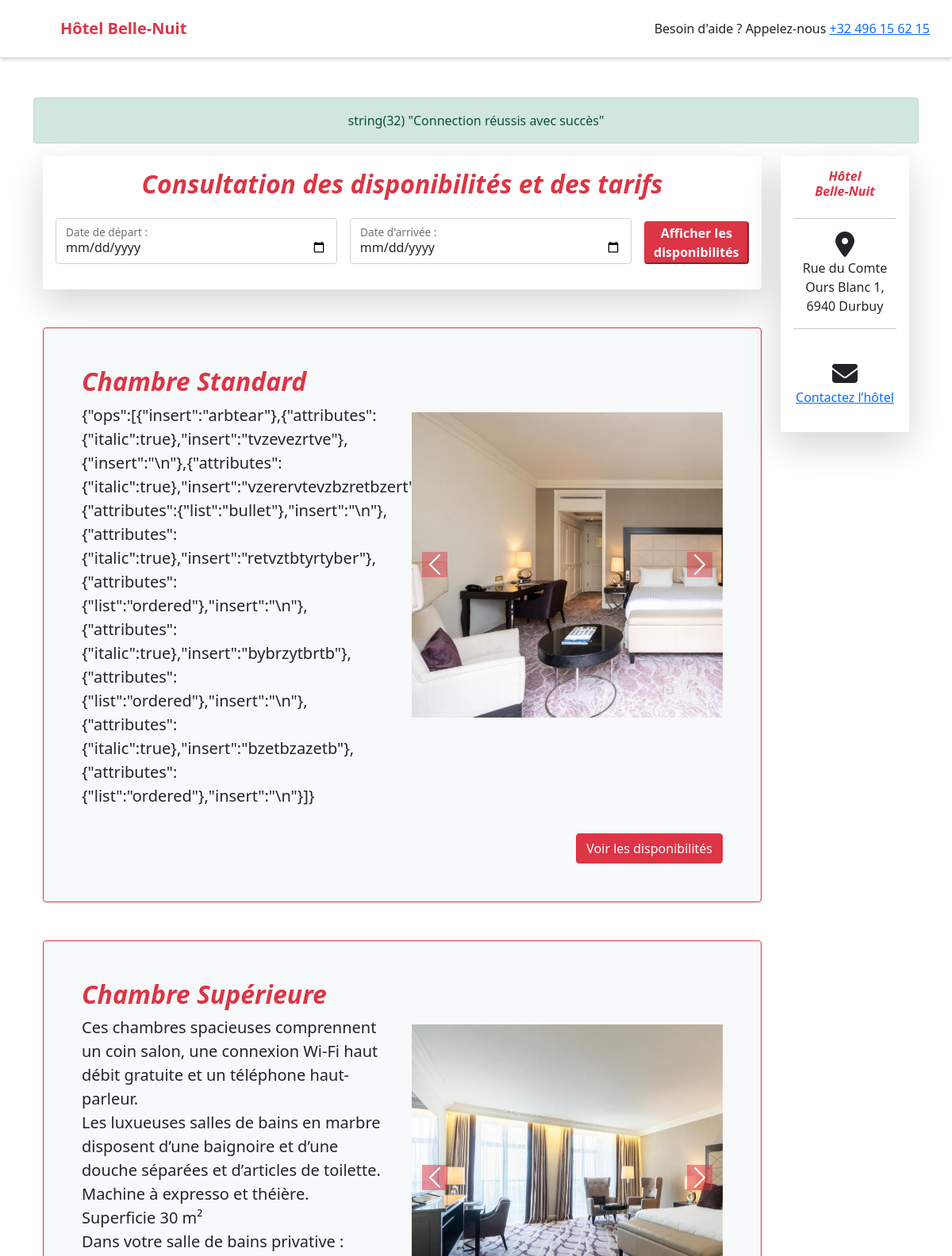
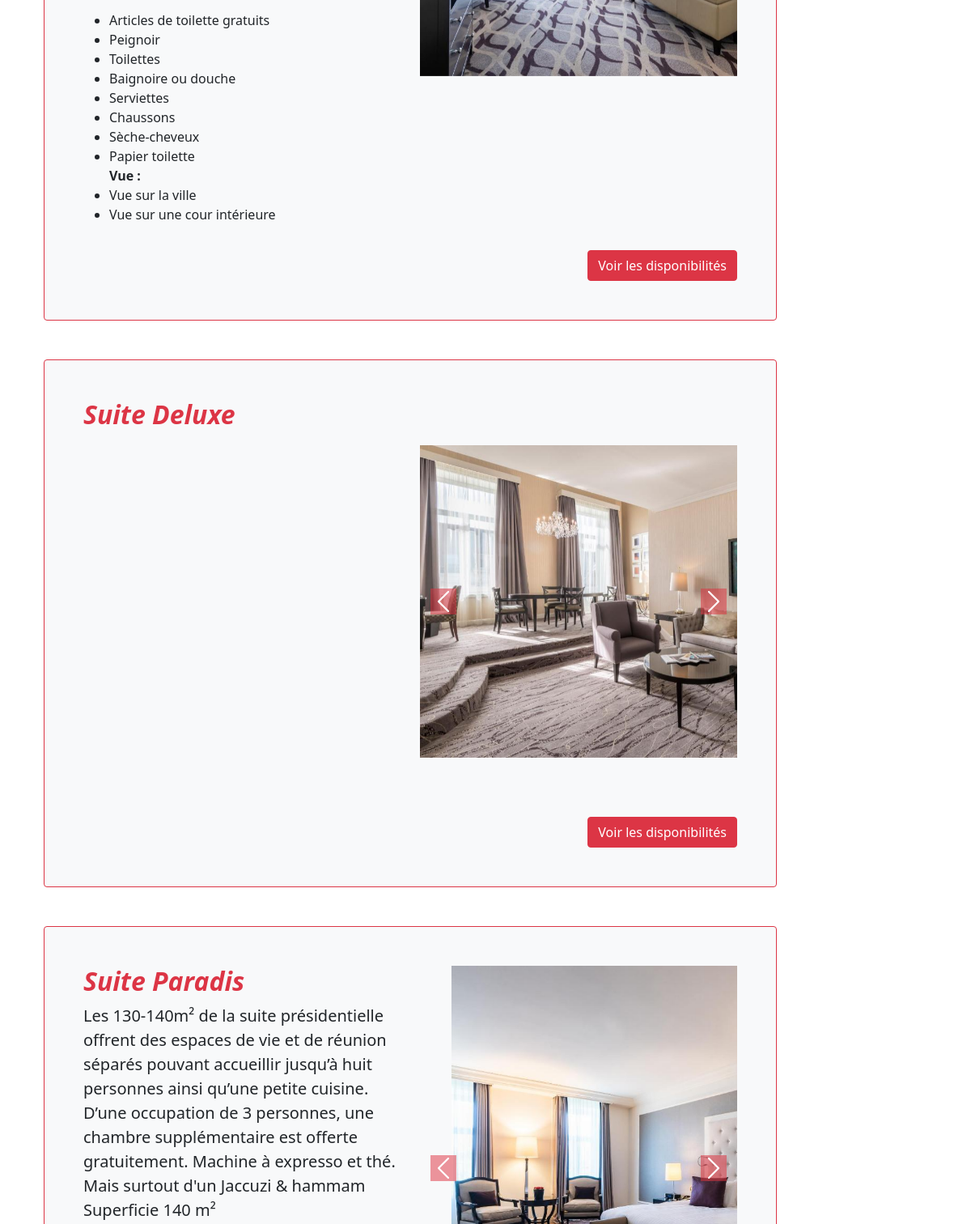
The app's page /accueilBooking (signed in, upper part), older data (2 pictures, top to bottom).
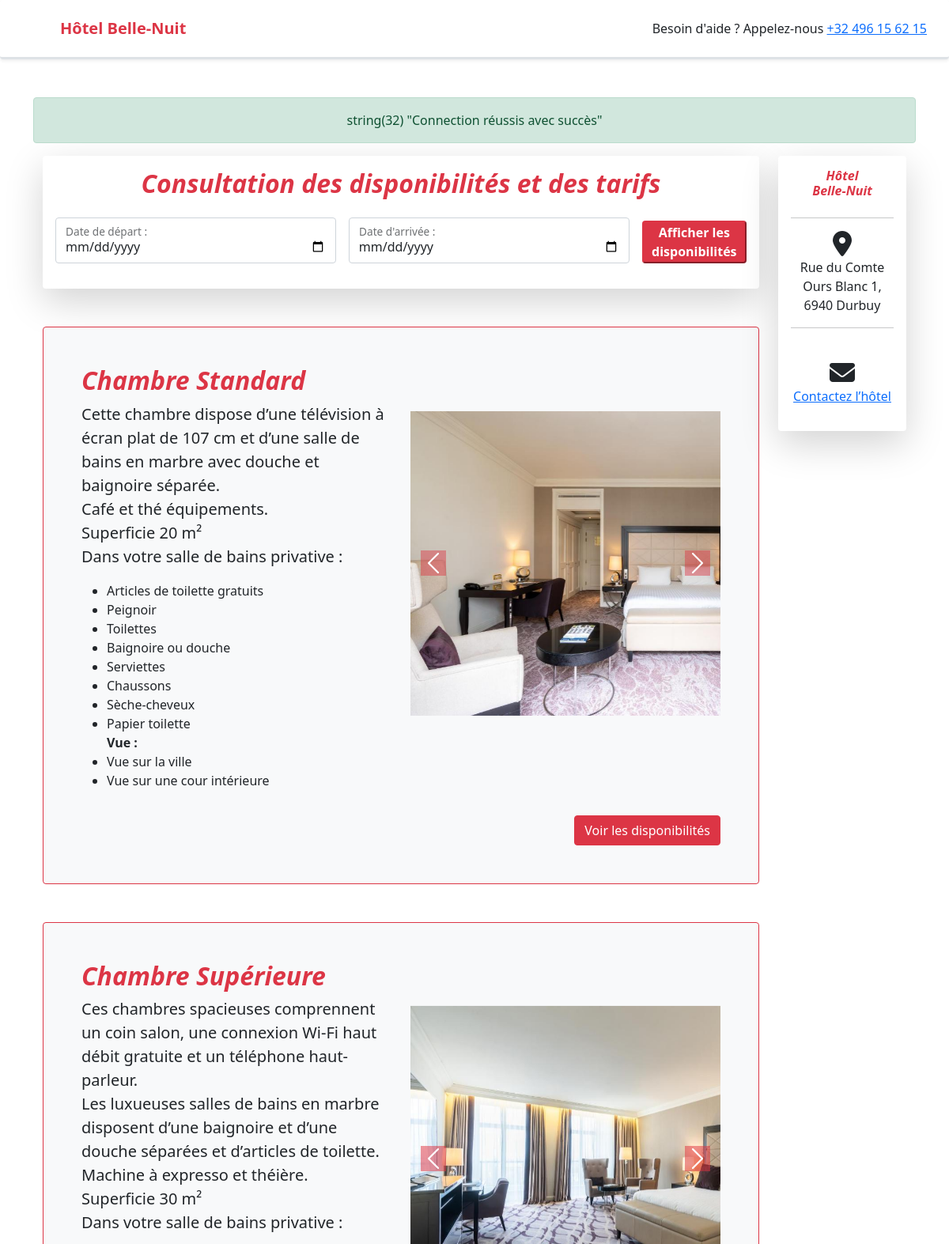
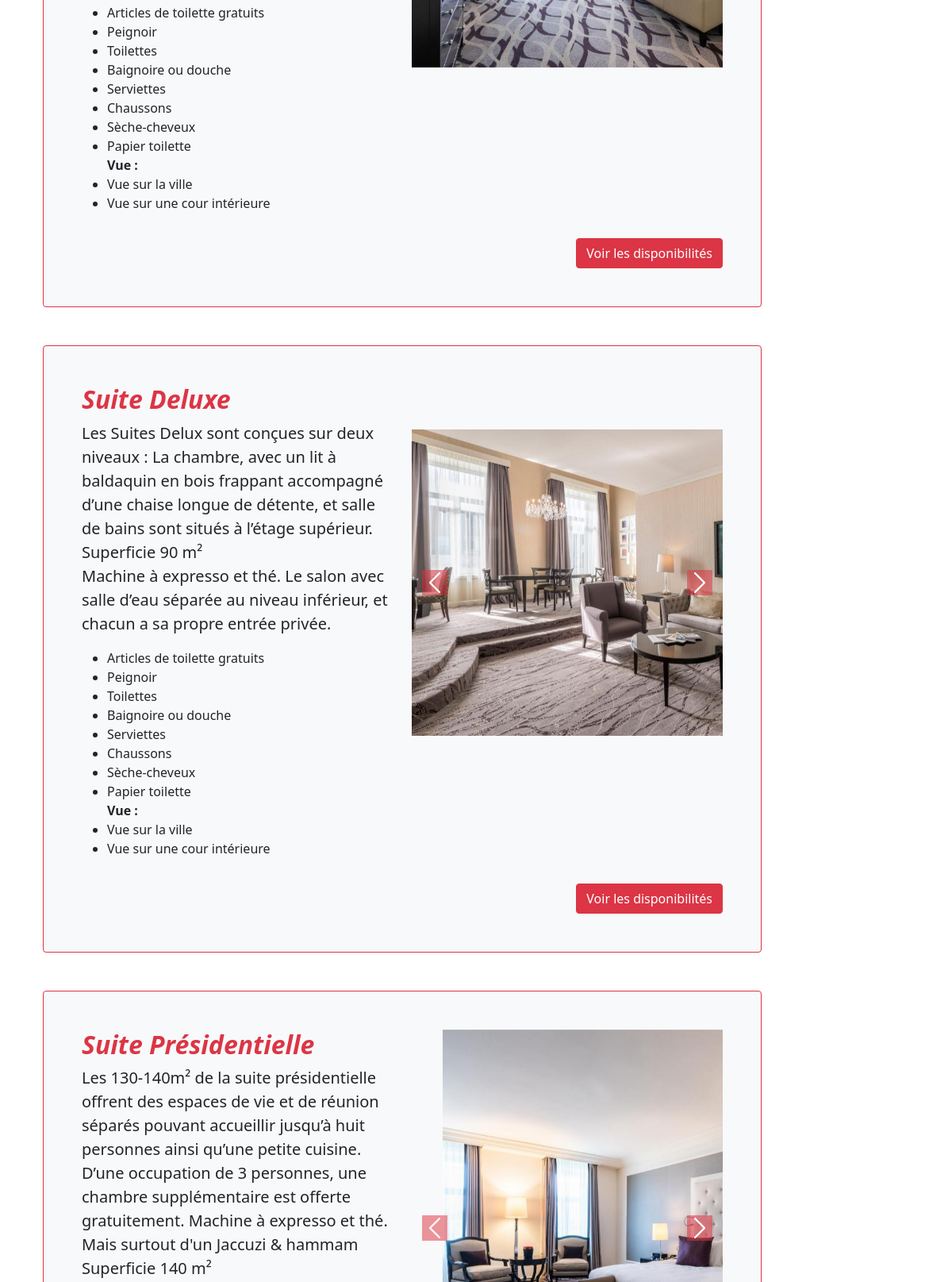
The same page, newer data (2 pictures, top to bottom).
### tables this page shows
CREATE TABLE `bedroom` (
  `bedroom_id` int(11) NOT NULL,
  `bedroom_name` varchar(30) NOT NULL,
  `bedroom_description` text NOT NULL,
  `bedroom_bed` enum('double','twin','single') NOT NULL,
  `bedroom_priceday` int(11) NOT NULL,
  `id_roomcategory` int(11) NOT NULL
);

### models/Model.class.php (called while the page is built, shortened)
<?php
abstract class Model{
    private static $pdo;
    private static function setBdd(){
        self::$pdo = new PDO("mysql:host=localhost;dbname=hotel;charset=utf8", "root", "");
        self::$pdo->setAttribute(PDO::ATTR_ERRMODE, PDO::ERRMODE_WARNING);
    }
    protected function getBdd(){
        return self::$pdo;
    }
}

### models/FrontManager.model.php (called while the page is built, shortened)
<?php
require_once("Model.class.php");
class FrontManager extends Model
{
    public function getAllBedrooms()
    {
        $stmt = $this->getBdd()->prepare('
        SELECT bedroom_id,bedroom_name,bedroom_description,bedroom_bed,bedroom_priceday, category_bedroom.roomcategory_name FROM bedroom
        INNER JOIN category_bedroom ON  bedroom.id_roomcategory = category_bedroom.roomcategory_id');
        $stmt->execute();
        $bedrooms = $stmt->fetchAll(PDO::FETCH_ASSOC);
        return $bedrooms;
    }
    public function getImagesBedroom($idBedroom)
    {
        $stmt = $this->getBdd()->prepare('
        SELECT p.picture_id,picture_name,picture_url,picture_description
        FROM picture p
        INNER JOIN gallery g on p.picture_id = g.id_picture
        INNER JOIN bedroom b on b.bedroom_id = g.id_bedroom
        WHERE b.bedroom_id = :idBedroom;');
        $stmt->bindValue(':idBedroom', $idBedroom);
        $stmt->execute();
        $images = $stmt->fetchAll(PDO::FETCH_ASSOC);
        return $images;
    }
}

### views/booking/bookingHome.view.php (the view, shortened to what the changed rows need)
<div class="container-fluid">
    <div class="row">
        <div class="col-md-10">
            <div class="shadow-lg p-3 mb-5 bg-body rounded" id="available">
                <h2 class="text-center mb-4 text-danger fst-italic fw-bolder">Consultation des disponibilités et des
                    tarifs</h2>
            </div>
            <?php foreach ($bedrooms as $bedroom) : ?>
                <?php $carousel = 'carousel' . $bedroom['bedroom_id'] ?>
                <main class="container bg-light p-5 border border-danger rounded mb-5 mt-5">
                    <div class="row">
                        <div class="col-6">
                            <h2 class="text-danger fst-italic fw-bolder "><?= $bedroom['bedroom_name'] ?></h2>
                            <p class="lead"><?= $bedroom['bedroom_description'] ?></p>
                        </div>
                        <div id="<?= $carousel ?>" class="carousel slide col-6" data-bs-ride="carousel"
                             data-bs-interval="3000">
                            <div class="carousel-inner ">
                                <?php
                                $images = $this->frontManager->getImagesBedroom($bedroom['bedroom_id']);
                                if (!empty($images)) {
                                    foreach ($images as $key => $bedroomImages) {
                                        $active = ($key == 0) ? 'active' : '';
                                        echo '<div class="carousel-item ' . $active . '">';
                                        echo '<img src="' . $bedroomImages["picture_url"] . '" class="d-block carousel-img" alt="">
                        </div>';
                                        echo '<button class="carousel-control-prev" type="button" data-bs-target="#' . $carousel . '" data-bs-slide="prev">
                                    <span class="carousel-control-prev-icon svg-fill-red " style="background-color: " aria-hidden="true"></span>
                                    <span class="visually-hidden">Previous</span>
                                  </button>
                                  <button class="carousel-control-next" type="button" data-bs-target="#' . $carousel . '" data-bs-slide="next">
                                    <span class="carousel-control-next-icon svg-fill-red" aria-hidden="true"></span>
                                    <span class="visually-hidden">Next</span>
                                  </button>';
                                    }
                                }
                                ?>
                            </div>
                        </div>
                    </div>
                    <div class="d-flex justify-content-end">
                        <a href="#available">
                            <button class="mt-3 btn btn-danger align-self-end">Voir les disponibilités</button>
                        </a>
                    </div>
                </main>
            <?php endforeach; ?>
        </div>
    </div>
</div>

Row changes from the older to the newer data that the page shows:
changed bedroom "Chambre Standard": bedroom_description "{\"ops\":[{\"insert\":\"arbtear\"},{\"attributes\":{\"italic\":true},\"insert\":\"tvzevezrtve\"},{\"insert\":\"\\n\"},{\"attributes\":{\"italic\":true},\"insert\":\"vzerervtevzbzretbzert\"},{\"attributes\":{\"list\":\"bullet\"},\"insert\":\"\\n\"},{\"attributes\":{\"italic\":true},\"insert\":\"retvztbtyrtyber\"},{\"attributes\":{\"list\":\"ordered\"},\"insert\":\"\\n\"},{\"attributes\":{\"italic\":true},\"insert\":\"bybrzytbrtb\"},{\"attributes\":{\"list\":\"ordered\"},\"insert\":\"\\n\"},{\"attributes\":{\"italic\":true},\"insert\":\"bzetbzazetb\"},{\"attributes\":{\"list\":\"ordered\"},\"insert\":\"\\n\"}]}" → "Cette chambre dispose d’une télévision à écran plat de 107 cm et d’une salle de bains en marbre avec douche et baignoire séparée. Café et thé équipements. Superficie 20 m² Dans votre salle de bains privative : Articles de toilette gratuits Peignoir Toilettes Baignoire ou douche Serviettes Chaussons Sèche-cheveux Papier toilette Vue : Vue sur la ville Vue sur une cour intérieure"
changed bedroom "Suite Deluxe": bedroom_description (not shown) → "Les Suites Delux sont conçues sur deux niveaux : La chambre, avec un lit à baldaquin en bois frappant accompagné d’une chaise longue de détente, et salle de bains sont situés à l’étage supérieur. Superficie 90 m² Machine à expresso et thé. Le salon avec salle d’eau séparée au niveau inférieur, et chacun a sa propre entrée privée. Articles de toilette gratuits Peignoir Toilettes Baignoire ou douche Serviettes Chaussons Sèche-cheveux Papier toilette Vue : Vue sur la ville Vue sur une cour intérieure"
changed bedroom: bedroom_name "Suite Paradis" → "Suite Présidentielle"
